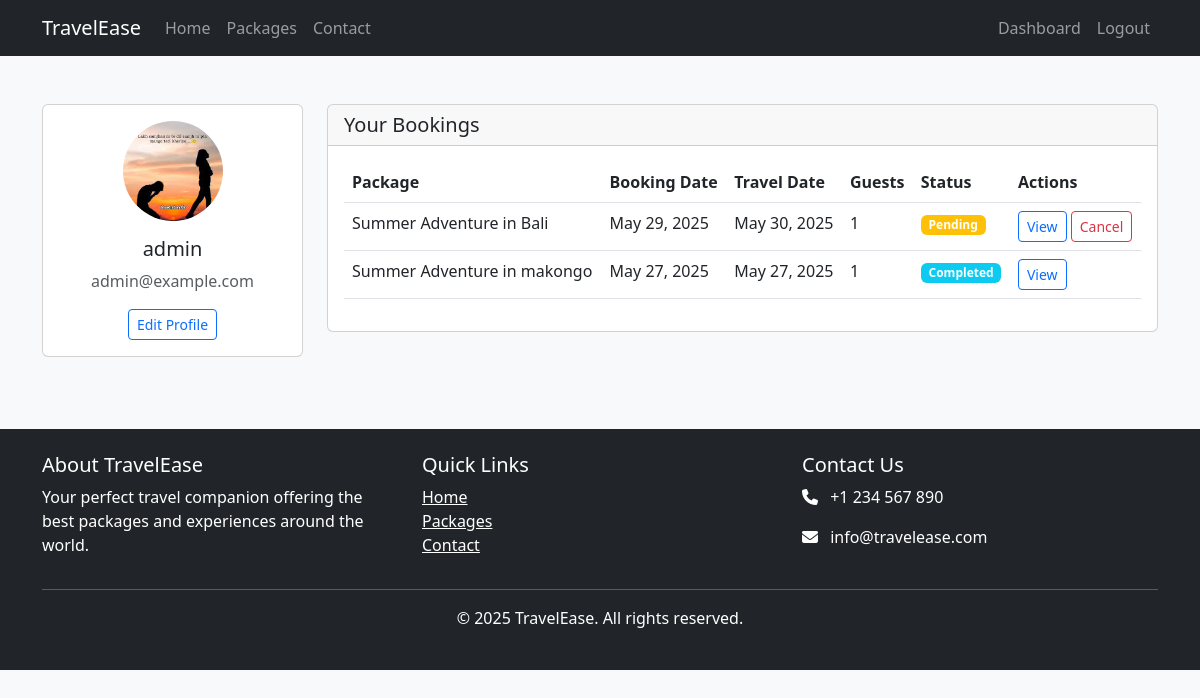
/dashboard/ (signed in), run on the app's committed database.
### myapp/models.py (models this page shows, shortened)
class User(AbstractUser):
    profile_image = models.ImageField(upload_to='profile_images/', blank=True, null=True)

class Booking(models.Model):
    STATUS_CHOICES = [
        ('pending', 'Pending'),
        ('confirmed', 'Confirmed'),
        ('cancelled', 'Cancelled'),
        ('completed', 'Completed'),
    ]
    user = models.ForeignKey(User, on_delete=models.CASCADE)
    package = models.ForeignKey(Package, on_delete=models.CASCADE)
    booking_date = models.DateTimeField(default=timezone.now)
    travel_date = models.DateField()
    status = models.CharField(max_length=20, choices=STATUS_CHOICES, default='pending')
    guests = models.PositiveIntegerField(default=1)
    special_requests = models.TextField(blank=True, null=True)

class Package(models.Model):
    name = models.CharField(max_length=100)
    destinations = models.ManyToManyField(Destination)
    description = models.TextField()
    price = models.DecimalField(max_digits=10, decimal_places=2)
    duration = models.CharField(max_length=50)
    image = models.ImageField(upload_to='packages/')
    created_at = models.DateTimeField(default=timezone.now)

### myapp/views.py (the view)
# urls.py: path('dashboard/', views.dashboard_view, name='dashboard'),
@login_required
def dashboard_view(request):
    user_bookings = Booking.objects.filter(user=request.user).order_by('-booking_date')
    return render(request, 'myapp/dashboard.html', {'bookings': user_bookings})

### myapp/templates/myapp/dashboard.html (shortened to what this page needs)
{% extends 'myapp/base.html' %}
{% load static %}
{% block content %}
<div class="container py-5">
    <div class="row">
        <div class="col-lg-3 mb-4">
            <div class="card">
                <div class="card-body text-center">
                    {% if user.profile_image %}
                        <img src="{{ user.profile_image.url }}" alt="User Avatar" class="rounded-circle mb-3" width="100" height="100" style="object-fit:cover;">
                    {% else %}
                        <img src="{% static 'images/user-avatar.png' %}" alt="User Avatar" class="rounded-circle mb-3" width="100">
                    {% endif %}
                    <h5>{{ user.username }}</h5>
                    <p class="text-muted">{{ user.email }}</p>
                    <a href="{% url 'edit_profile' %}" class="btn btn-outline-primary btn-sm">Edit Profile</a>
                </div>
            </div>
        </div>
        <div class="col-lg-9">
            <div class="card">
                <div class="card-header">
                    <h5 class="mb-0">Your Bookings</h5>
                </div>
                <div class="card-body">
                    {% if bookings %}
                    <div class="table-responsive">
                        <table class="table table-hover">
                            <thead>
                                <tr>
                                    <th>Package</th>
                                    <th>Booking Date</th>
                                    <th>Travel Date</th>
                                    <th>Guests</th>
                                    <th>Status</th>
                                    <th>Actions</th>
                                </tr>
                            </thead>
                            <tbody>
                                {% for booking in bookings %}
                                <tr>
                                    <td>{{ booking.package.name }}</td>
                                    <td>{{ booking.booking_date|date:"M d, Y" }}</td>
                                    <td>{{ booking.travel_date|date:"M d, Y" }}</td>
                                    <td>{{ booking.guests }}</td>
                                    <td>
                                        <span class="badge
                                            {% if booking.status == 'confirmed' %}bg-success
                                            {% elif booking.status == 'cancelled' %}bg-danger
                                            {% elif booking.status == 'completed' %}bg-info
                                            {% else %}bg-warning{% endif %}">
                                            {{ booking.get_status_display }}
                                        </span>
                                    </td>
                                    <td>
                                        <a href="{% url 'view_booking' booking.id %}" class="btn btn-sm btn-outline-primary">View</a>
                                        {% if booking.status == 'pending' or booking.status == 'confirmed' %}
                                        <a href="{% url 'cancel_booking' booking.id %}" class="btn btn-sm btn-outline-danger">Cancel</a>
                                        {% endif %}
                                    </td>
                                </tr>
                                {% endfor %}
                            </tbody>
                        </table>
                    </div>
                    {% endif %}
                </div>
            </div>
        </div>
    </div>
</div>
{% endblock %}

### myapp/templates/myapp/base.html (shortened to what this page needs)
{%load static%}
<!DOCTYPE html>
<html lang="en">
<head>
    <link href="https://cdn.jsdelivr.net/npm/bootstrap@5.3.0/dist/css/bootstrap.min.css" rel="stylesheet">
    <link rel="stylesheet" href="https://cdnjs.cloudflare.com/ajax/libs/font-awesome/6.4.0/css/all.min.css">
    <link rel="stylesheet" href="{% static 'css/style.css' %}">
</head>
<body>
    <nav class="navbar navbar-expand-lg navbar-dark bg-dark">
        <div class="container">
            <a class="navbar-brand" href="{% url 'home' %}">TravelEase</a>
            <div class="collapse navbar-collapse" id="navbarNav">
                <ul class="navbar-nav me-auto">
                    <li class="nav-item"><a class="nav-link" href="{% url 'home' %}">Home</a></li>
                    <li class="nav-item"><a class="nav-link" href="{% url 'packages' %}">Packages</a></li>
                    <li class="nav-item"><a class="nav-link" href="{% url 'contact' %}">Contact</a></li>
                </ul>
                <ul class="navbar-nav">
                    {% if user.is_authenticated %}
                        <li class="nav-item"><a class="nav-link" href="{% url 'dashboard' %}">Dashboard</a></li>
                        <li class="nav-item"><a class="nav-link" href="{% url 'logout' %}">Logout</a></li>
                    {% else %}
                        <li class="nav-item"><a class="nav-link" href="{% url 'login' %}">Login</a></li>
                        <li class="nav-item"><a class="nav-link" href="{% url 'register' %}">Register</a></li>
                    {% endif %}
                </ul>
            </div>
        </div>
    </nav>
    <main>
        {% block content %}{% endblock %}
    </main>
    <footer class="bg-dark text-white py-4">
        <div class="container">
            <div class="row">
                <div class="col-md-4">
                    <h5>About TravelEase</h5>
                    <p>Your perfect travel companion offering the best packages and experiences around the world.</p>
                </div>
                <div class="col-md-4">
                    <h5>Quick Links</h5>
                    <ul class="list-unstyled">
                        <li><a href="{% url 'home' %}" class="text-white">Home</a></li>
                        <li><a href="{% url 'packages' %}" class="text-white">Packages</a></li>
                        <li><a href="{% url 'contact' %}" class="text-white">Contact</a></li>
                    </ul>
                </div>
                <div class="col-md-4">
                    <h5>Contact Us</h5>
                    <p><i class="fas fa-phone me-2"></i> +1 234 567 890</p>
                    <p><i class="fas fa-envelope me-2"></i> info@travelease.com</p>
                </div>
            </div>
            <hr>
            <div class="text-center">
                <p>&copy; 2025 TravelEase. All rights reserved.</p>
            </div>
        </div>
    </footer>
</body>
</html>

### myapp/static/css/style.css (style rules this page uses)
:root { --primary-color: #3498db; --secondary-color: #2ecc71; --dark-color: #2c3e50; --light-color: #ecf0f1; }
body { font-family: 'Segoe UI', Tahoma, Geneva, Verdana, sans-serif; background-color: #f8f9fa; color: #333; }

### data on the page
User: profile_image (picture), username "admin", email "admin@example.com"
Booking: package.name "Summer Adventure in Bali", booking_date "May 29, 2025", travel_date "May 30, 2025", guests "1", status "Pending", shows "Cancel"
Booking: package.name "Summer Adventure in makongo", booking_date "May 27, 2025", travel_date "May 27, 2025", guests "1", status "Completed"
